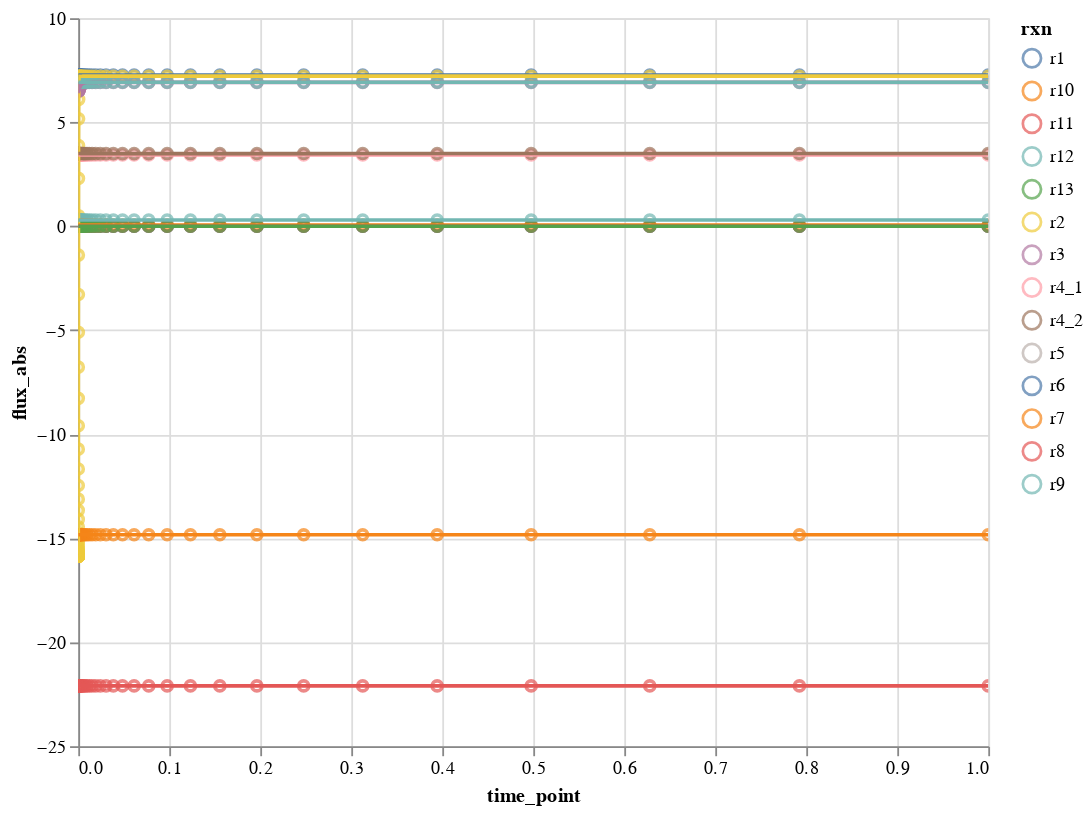

The notebook cell saved with this chart:
### Code cell
plot_model_interactive(flux, model_i=2, quant_type=flux_type,
                       selected_data=rxn_names, x_scale='linear',
                       y_scale='linear', x_lim=[0,1], y_lim=None)

### Figure 1 — Vega-Lite specification as saved in the notebook (floating-point values rounded to 4 significant figures; data arrays with more than 128 entries replaced by an {"elided": "..."} marker saying what was removed)
{"config": {"view": {"continuousWidth": 400, "continuousHeight": 300}}, "layer": [{"data": {"name": "data-79d3158463e5a43ea8e60a961115ff17"}, "mark": "point", "encoding": {"color": {"field": "rxn", "type": "nominal"}, "tooltip": [{"field": "rxn", "type": "nominal"}, {"field": "flux_abs", "type": "quantitative"}], "x": {"field": "time_point", "scale": {"domain": [0, 1], "type": "linear"}, "type": "quantitative"}, "y": {"field": "flux_abs", "scale": {"type": "linear"}, "type": "quantitative"}}, "height": 400, "selection": {"selector002": {"type": "interval", "bind": "scales", "encodings": ["x", "y"]}}, "width": 500}, {"data": {"name": "data-79d3158463e5a43ea8e60a961115ff17"}, "mark": "line", "encoding": {"color": {"field": "rxn", "type": "nominal"}, "tooltip": [{"field": "rxn", "type": "nominal"}, {"field": "flux_abs", "type": "quantitative"}], "x": {"field": "time_point", "scale": {"domain": [0, 1], "type": "linear"}, "type": "quantitative"}, "y": {"field": "flux_abs", "scale": {"type": "linear"}, "type": "quantitative"}}, "height": 400, "width": 500}], "$schema": "https://vega.github.io/schema/vega-lite/v4.17.0.json", "datasets": {"data-79d3158463e5a43ea8e60a961115ff17": {"elided": "1400 records"}}}
